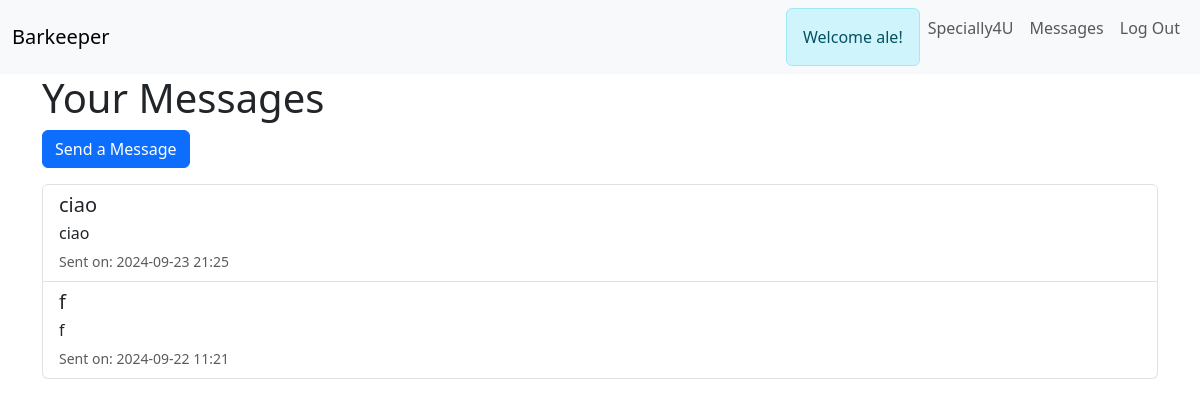
/message (signed in), run on an earlier commit of the app's database.
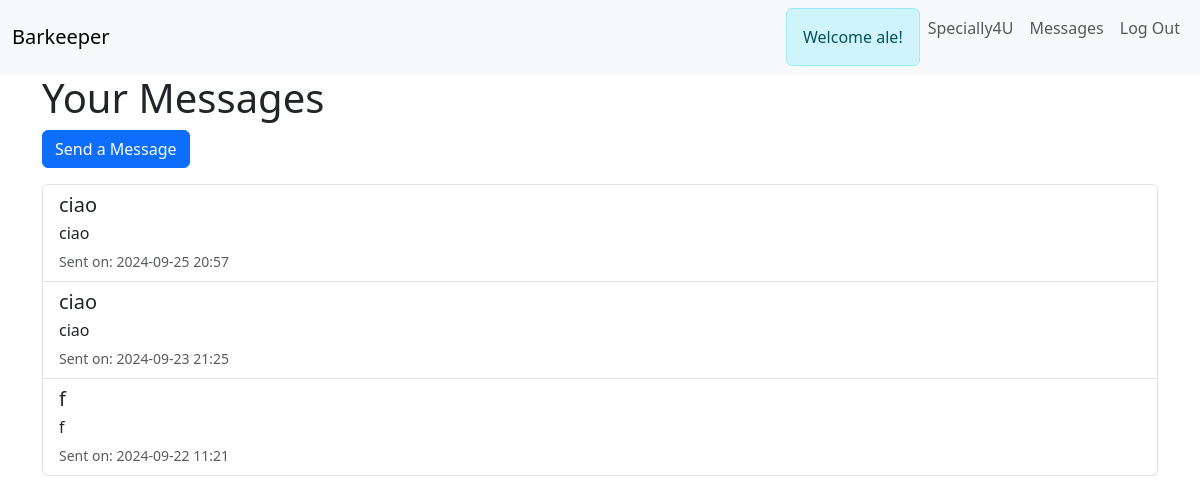
And on a later commit of the database.
### app/models.py (models this page shows, shortened)
class User(UserMixin, db.Model):
    id = db.Column(db.Integer, primary_key=True)
    username = db.Column(db.String(64), index=True, unique=True)
    email = db.Column(db.String(120), index=True, unique=True)
    password_hash = db.Column(db.String(128))
    messages_sent = db.relationship('UserMessage',
                                    foreign_keys='UserMessage.sender_id',
                                    backref='author', lazy='dynamic')
    message_recived = db.relationship('UserMessage',
                                      foreign_keys='UserMessage.recipient_id',
                                      backref='recipient', lazy='dynamic')
    last_message_read_time = db.Column(db.DateTime)

class UserMessage(db.Model):
    id = db.Column(db.Integer, primary_key=True)
    sender_id = db.Column(db.Integer, db.ForeignKey('user.id'))
    recipient_id = db.Column(db.Integer, db.ForeignKey('user.id'))
    body = db.Column(db.String(140))
    subject = db.Column(db.String(120), nullable=False)
    timestamp = db.Column(db.DateTime, index=True, default=datetime.utcnow)

### app/routes.py (the view)
@app.route('/message', methods=['GET'])
def message():
    messages = current_user.message_recived.order_by(UserMessage.timestamp.desc()).all()
    return render_template('message.html', messages=messages, title='Your Messages')

### app/models.py (called while the page is built)
@login.user_loader
def load_user(id):
    return User.query.get(int(id))

### app/templates/message.html
{% extends 'base.html' %}
{% block content %}
    <h1>{{ title }}</h1>
    <a href="{{ url_for('send_message') }}" class="btn btn-primary">Send a Message</a>
    {% if messages %}
        <div class="list-group mt-3">
            {% for message in messages %}
                <div class="list-group-item">
                    <h5 class="mb-1">{{ message.subject }}</h5>
                    <p class="mb-1">{{ message.body }}</p>
                    <small class="text-muted">Sent on: {{ message.timestamp.strftime('%Y-%m-%d %H:%M') }}</small>
                </div>
            {% endfor %}
        </div>
    {% else %}
        <p class="mt-3">No messages to display.</p>
    {% endif %}
{% endblock %}

### app/templates/base.html (shortened to what this page needs)
<!DOCTYPE html>
<html lang="en">
<head>
    <link rel="stylesheet" href="{{ url_for('static', filename='css/bootstrap.min.css') }}">
    <link rel="stylesheet" href="{{ url_for('static', filename='css/styles.css') }}">
</head>
<body class="{% block body_class %}default-page{% endblock %}">
    {% block nav_bar %}
    <nav class="navbar navbar-expand-lg navbar-light bg-light">
        <div class="container-fluid">
            <a class="navbar-brand" href="{{ url_for('index') }}">Barkeeper</a>
            <div class="collapse navbar-collapse" id="navbarNav">
                <ul class="navbar-nav ms-auto">
                    {% if current_user.is_authenticated %}
                        <li class="nav-item">
                            <div class="alert alert-info mb-0" role="alert">
                                Welcome {{ current_user.username }}!
                            </div>
                        </li>
                        <li class="nav-item">
                            <a class="nav-link" href="{{ url_for('specially4u') }}">Specially4U</a>
                        </li>
                        <li class="nav-item">
                            <a class="nav-link" href="{{ url_for('message') }}">Messages</a>
                        </li>
                        <li class="nav-item">
                            <a class="nav-link" href="{{ url_for('logout') }}">Log Out</a>
                        </li>
                    {% endif %}
                </ul>
            </div>
        </div>
    </nav>
    {% endblock %}
    <div class="container">
        {% block content %}{% endblock %}
    </div>
</body>
</html>

What changed in the data, as far as the page shows it:
added UserMessage: subject "ciao", body "ciao", timestamp "2024-09-25 20:57"
